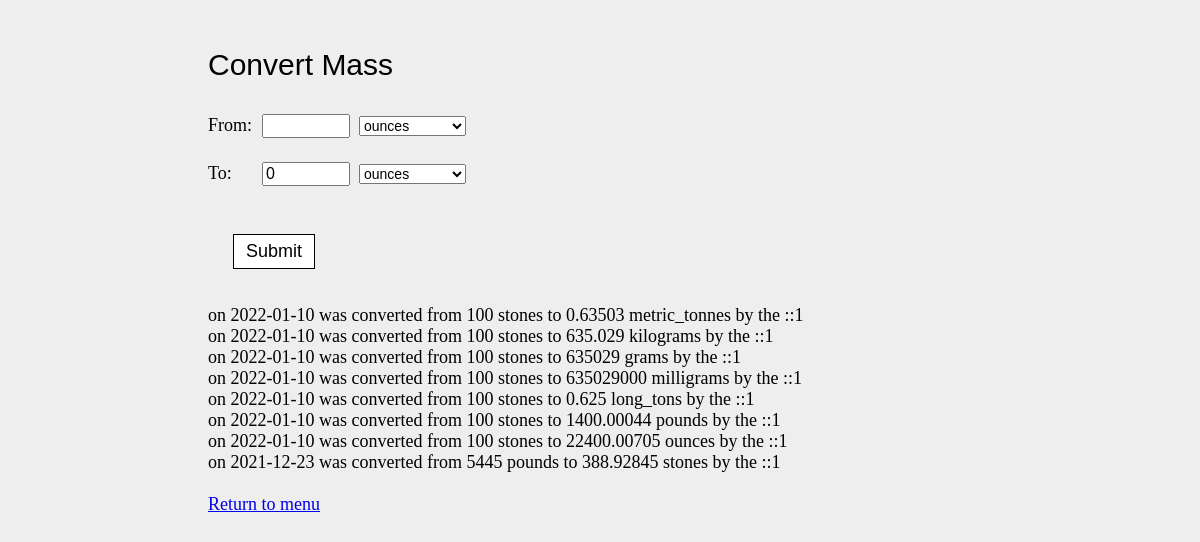
Screenshot of /mass.php with the database file from the repository.
### tables this page shows
CREATE TABLE `mass` (
  `id` int(11) NOT NULL,
  `girilen` varchar(500) NOT NULL,
  `nerden` varchar(500) NOT NULL,
  `sonuc` varchar(500) NOT NULL,
  `nereye` varchar(500) NOT NULL,
  `ip_adresi` varchar(500) NOT NULL,
  `tarih` date NOT NULL
);

### includes/functions.php (called while the page is built, shortened)
<?php
function optionize($string) {
  return str_replace(' ', '_', strtolower($string));
}
function float_to_string($float, $precision=5) {
  $float = (float) $float;
  $string = number_format($float, $precision, '.', '');
  $string = rtrim($string, '0');
  $string = rtrim($string, '.');
  return $string;
}
?>

### mass.php (the view, shortened to what this page needs)
<?php
include("includes/ayarlar.php");
require_once('includes/functions.php');
$from_value = '';
$from_unit = '';
$to_unit = '';
$to_value = '';
$mass_options = array(
  "ounces",
  "pounds",
  "stones",
  "long tons",
  "short tons",
  "milligrams",
  "grams",
  "kilograms",
  "metric tonnes"
);
?>
<!DOCTYPE html>
<html>
<head>
  <link href="styles.css" rel="stylesheet" type="text/css">
</head>
<body>
  <div id="main-content">
    <h1>Convert Mass</h1>
    <form action="" method="post">
      <div class="entry">
        <label>From:</label>&nbsp;
        <input type="text" name="from_value" value="<?php echo $from_value; ?>" />&nbsp;
        <select name="from_unit">
          <?php
          foreach ($mass_options as $unit) {
            $opt = optionize($unit);
            echo "<option value=\"{$opt}\"";
            if ($from_unit == $opt) {
              echo " selected";
            }
            echo ">{$unit}</option>";
          }
          ?>
        </select>
      </div>
      <div class="entry">
        <label>To:</label>&nbsp;
        <input type="text" name="to_value" value="<?php echo float_to_string($to_value); ?>" />&nbsp;
        <select name="to_unit">
          <?php
          foreach ($mass_options as $unit) {
            $opt = optionize($unit);
            echo "<option value=\"{$opt}\"";
            if ($to_unit == $opt) {
              echo " selected";
            }
            echo ">{$unit}</option>";
          }
          ?>
        </select>
      </div>
      <input type="submit" name="submit" value="Submit" />
    </form>
    <?php
    $cevaplar = $db->prepare("SELECT * FROM mass GROUP BY id DESC");
    $cevaplar->execute();
    $rows = $cevaplar->fetchAll(PDO::FETCH_ASSOC);
    foreach ($rows as $key => $row) {
      echo "on " . $row["tarih"] . " " . "was converted from " . $row["girilen"] . " " . $row["nerden"] . " " . "to " . $row["sonuc"] . " " . $row["nereye"] . " " . "by the " . $row["ip_adresi"] . "<br />";
    }
    ?>
    <br />
    <a href="index.php">Return to menu</a>
  </div>
</body>
</html>

### Styles.css (style rules this page uses)
html { height: 100%; width: 100%; margin: 0; padding: 0; }
body { height: 100%; width: 100%; padding: 0; background: #EEE; font: 18px Georgia, Times, "Times New Roman", Serif; }
#main-content { width: 800px; margin: 0 auto; padding: 20px 0; }
h1 { font: 30px Arial, "Helvetica Neue", Helvetica, Sans-Serif; }
form label { display: inline-block; width: 45px; }
form input[type="text"] { width: 80px; font-size: 16px; line-height: 16px; }
form select { margin: 1em 0; font-size: 14px; }
form input[type="submit"] { font-size: 1em; text-decoration: none; color: black; display: block; background: white; margin: 2em 0 2em 25px; padding: 6px 12px; border: 1px solid black; }

### rows the page displays
mass: tarih "2022-01-10", girilen "100", nerden "stones", sonuc "0.63503", nereye "metric_tonnes", ip_adresi "::1"
mass: tarih "2022-01-10", girilen "100", nerden "stones", sonuc "635.029", nereye "kilograms", ip_adresi "::1"
mass: tarih "2022-01-10", girilen "100", nerden "stones", sonuc "635029", nereye "grams", ip_adresi "::1"
mass: tarih "2022-01-10", girilen "100", nerden "stones", sonuc "635029000", nereye "milligrams", ip_adresi "::1"
mass: tarih "2022-01-10", girilen "100", nerden "stones", sonuc "0.625", nereye "long_tons", ip_adresi "::1"
mass: tarih "2022-01-10", girilen "100", nerden "stones", sonuc "1400.00044", nereye "pounds", ip_adresi "::1"
mass: tarih "2022-01-10", girilen "100", nerden "stones", sonuc "22400.00705", nereye "ounces", ip_adresi "::1"
mass: tarih "2021-12-23", girilen "5445", nerden "pounds", sonuc "388.92845", nereye "stones", ip_adresi "::1"

### other values shown
form field from_unit "ounces"
form field to_unit "ounces"
